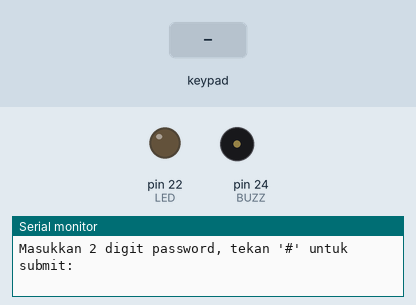
Recording of a sketch running on a simulated Arduino Mega 2560, built with avr-gcc and run on an emulated ATmega2560. Parts: output pins drawn as LEDs (lit = HIGH), buzzer (waves = sounding, pin HIGH), the last lines printed to the serial monitor. Inputs (shaded band) come from the test bench.

Above: at 1.2 s.
1.3 s: key '#' pressed
At 1.9 s:
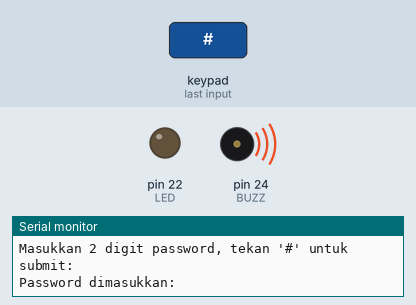
3.6 s: keypad keys 8 9 1 0 1 1 pressed 0.4 s apart
7.5 s: key '*' pressed
Timing chart, 0 to 10.5 s (numbered marks = the images above; inputs shaded):
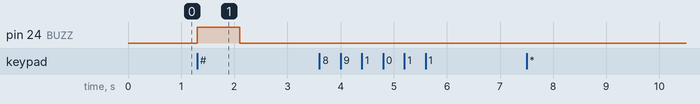

Measured:
- after the input at 1.3 s, pin 24 (BUZZ): LOW → HIGH at once, → LOW 0.80 s later

The sketch:

TugasMiniPasswordSystem.ino
```cpp
#include <Keypad.h>

// Setup keypad
const byte ROWS = 4;
const byte COLS = 4;
char keys[ROWS][COLS] = {
  {'1','2','3','A'},
  {'4','5','6','B'},
  {'7','8','9','C'},
  {'*','0','#','D'}
};

byte rowPins[ROWS] = {A0, A1, A2, A3};
byte colPins[COLS] = {8, 9, 10, 11};

Keypad keypad = Keypad(makeKeymap(keys), rowPins, colPins, ROWS, COLS);

// Pin LED dan buzzer
const int LED = 22;
const int BUZZ = 24;

// Ganti sesuai 2 digit terakhir NIM kamu!
String password = "34";

String input = "";

void setup() {
  pinMode(LED, OUTPUT);
  pinMode(BUZZ, OUTPUT);
  digitalWrite(LED, LOW);
  Serial.begin(9600);
  Serial.println("Masukkan 2 digit password, tekan '#' untuk submit:");
}

void loop() {
  char key = keypad.getKey();

  if (key) {
    if (key == '#') {
      Serial.print("Password dimasukkan: "); Serial.println(input);

      if (input == password) {
        digitalWrite(LED, HIGH);
        digitalWrite(BUZZ, HIGH);
        delay(200);  // bunyi pendek
        digitalWrite(BUZZ, LOW);
        Serial.println("Password Benar!");
      } else {
        digitalWrite(LED, LOW);
        digitalWrite(BUZZ, HIGH);
        delay(800);  // bunyi panjang
        digitalWrite(BUZZ, LOW);
        Serial.println("Password Salah!");
      }

      input = "";  // reset setelah submit
    }
    else if (key == '*') {
      input = "";  // reset manual
      Serial.println("Input direset.");
    }
    else {
      // hanya terima maksimal 2 digit
      if (input.length() < 2 && isDigit(key)) {
        input += key;
        Serial.print("Input sekarang: "); Serial.println(input);
      }
    }
  }
}
```
